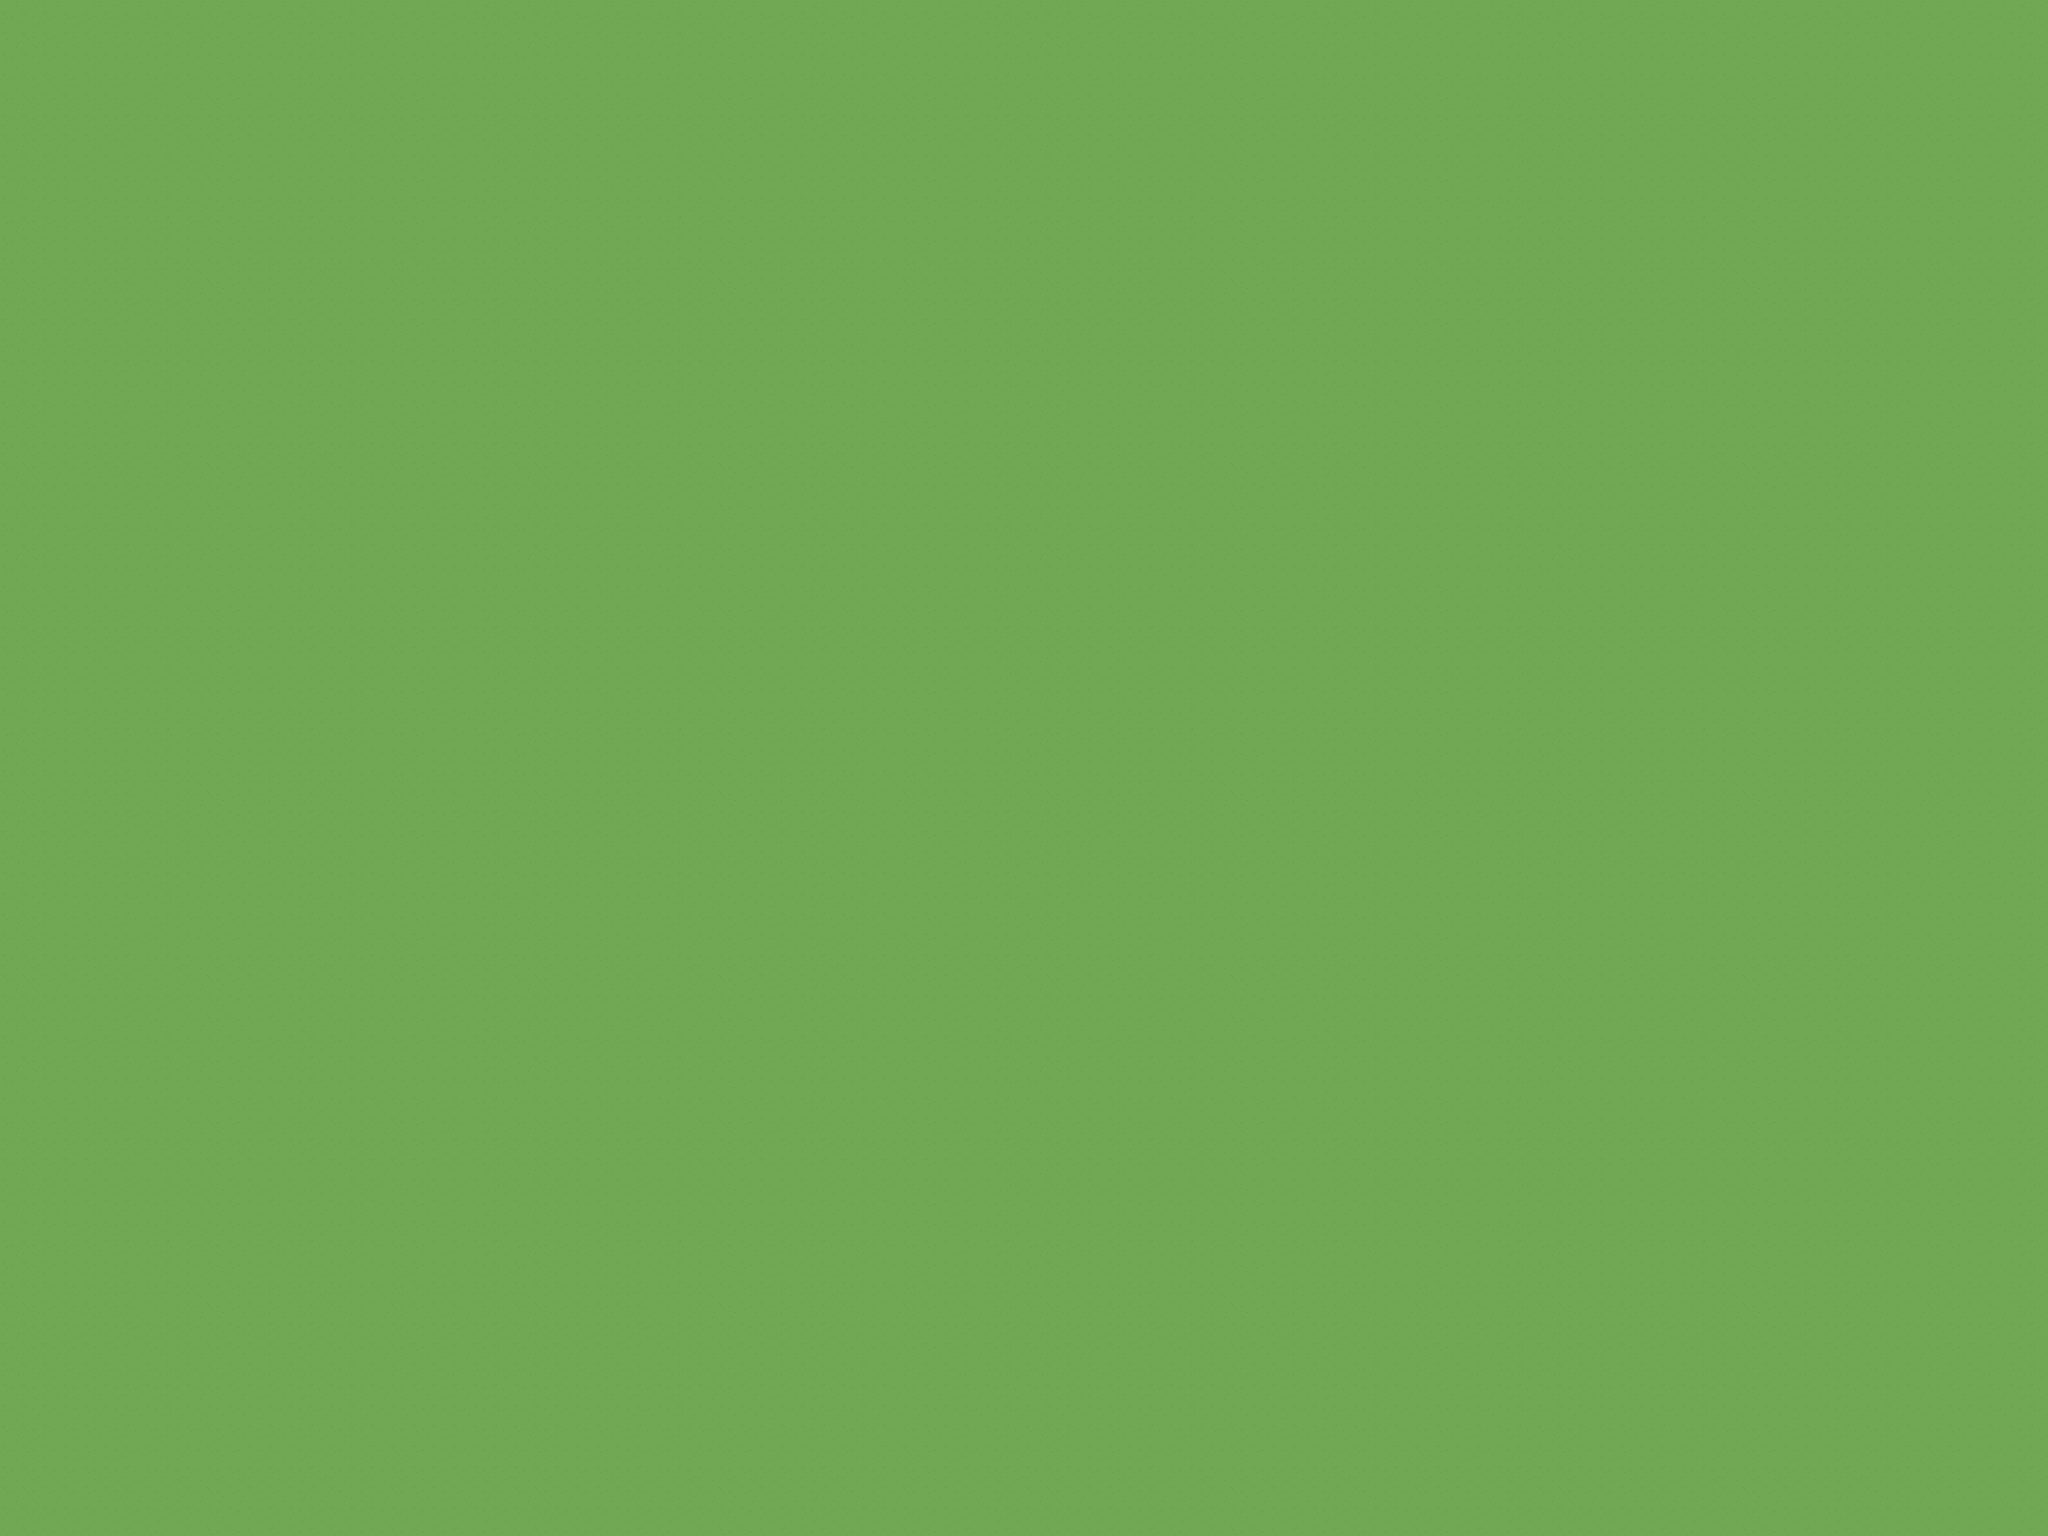

Below is a game level as drawn by its tile map, then a one-line description and the .tmx that defines it (tile-layer data replaced by summaries):
An orthogonal 200x150 tile map with 32x32 px tiles, 4 tile layers (ground, path, world, sky).

<map version="1.9" tiledversion="1.9.2" orientation="orthogonal" renderorder="right-down" width="200" height="150" tilewidth="32" tileheight="32" infinite="0" nextlayerid="6" nextobjectid="1">
 <tileset firstgid="1" name="tileset-grassland-grass" tilewidth="32" tileheight="32" tilecount="25" columns="5">
  <image source="tileset-grassland-grass.png" width="160" height="160" />
 </tileset>
 <layer id="5" name="ground" width="200" height="150">
  <data>[30000 cells, 30000 non-empty, 4 distinct tile ids]</data>
 </layer>
 <layer id="4" name="path" width="200" height="150" locked="1">
  <data>[30000 cells, 0 non-empty, 0 distinct tile ids]</data>
 </layer>
 <layer id="2" name="world" width="200" height="150" locked="1">
  <data>[30000 cells, 0 non-empty, 0 distinct tile ids]</data>
 </layer>
 <layer id="3" name="sky" width="200" height="150" locked="1">
  <data>[30000 cells, 0 non-empty, 0 distinct tile ids]</data>
 </layer>
</map>
